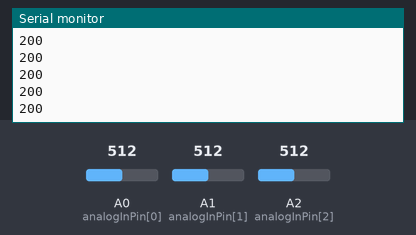
A sketch run on a simulated Arduino Uno, built with avr-gcc and run on an emulated ATmega328P. Shown: the last lines printed to the serial monitor. The test bench sets the inputs (shaded band); at power-on: A0 (analogInPin[0]) = 512, A1 (analogInPin[1]) = 512, A2 (analogInPin[2]) = 512. The local clock reads 2024-03-15 10:24:30 at power-on unless the sketch sets it.

Above: at 1.2 s.
1.3 s: A0 (analogInPin[0]) set to 716
At 1.8 s:
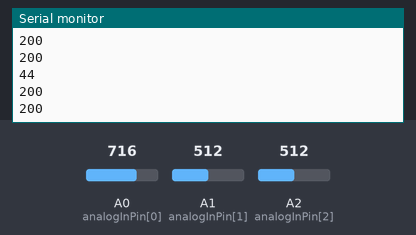
2.8 s: A1 (analogInPin[1]) set to 306
At 3.6 s:
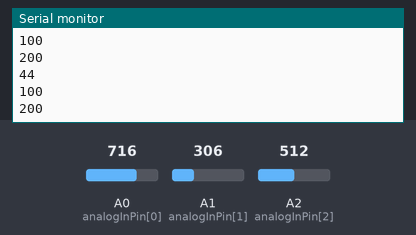
4.3 s: A2 (analogInPin[2]) set to 900
At 4.8 s:
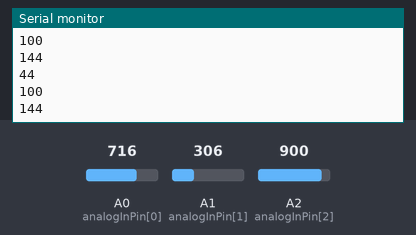
5.8 s: A1 (analogInPin[1]) set to 122
At 6.3 s:
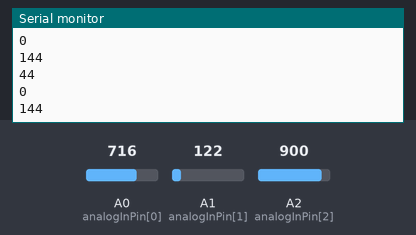
7.3 s: A0 (analogInPin[0]) set to 900
At 8.1 s:
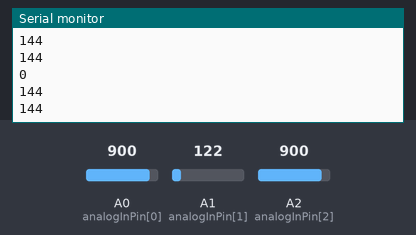
Timing chart, 0 to 9.8 s (numbered marks = the images above; inputs shaded):
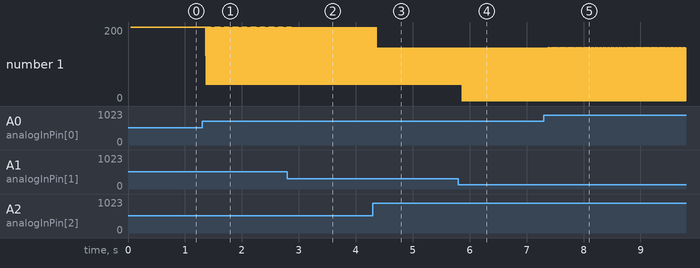

Measured:
- after the input at 1.3 s, the serial monitor: prints a new line after 0.07 s (image 1)
- after the input at 2.8 s, the serial monitor: prints a new line after 0.08 s (image 2)
- after the input at 4.3 s, the serial monitor: prints a new line after 0.08 s (image 3)
- after the input at 5.8 s, the serial monitor: prints a new line after 0.07 s (image 4)
- plotted number 1: 44 → 0 after the input at 5.8 s, 0 → 1 after the input at 7.3 s

The sketch:

main.ino
```cpp
/*

   SD card attached to SPI bus as follows:
 ** MOSI - pin 11
 ** MISO - pin 12
 ** CLK - pin 13
 ** CS - pin 4 (for MKRZero SD: SDCARD_SS_PIN)

/*******
 *  Version Control
 *  25-Feb-2020  Srinivas
 *  -------------------------
 *  main.h
 *  CALLED LoadMotorState in main - setup to power mtr after power cut
 *  CALLED loadLocalMotorState in main - loop to power mtr after power cut
 *  --------------------------
 *  motor_control.h
 *  ADDED eeprom.h to write and read motor sts
 *  ADDED checkMotorState, LoadMotorState, loadLocalMotorState to satisy mtr power state after powercut
*******/

#include"main.h"
String data;

RtcDateTime now;

void setup()
{
  #ifdef DEBUG
    Serial.begin(9600);
    Serial.println("Serial Test");
  #endif

  Rtc.Begin();

  #ifdef DEBUG
    Serial.println("After RTC begin");
  #endif
  SDInit();

  #ifdef DEBUG
    Serial.println("after SD init");
  #endif
}


void loop()
{
  uint8_t temperature[3]={0};

  readTemperature(temperature);

  now = Rtc.GetDateTime();
  storeDataToSD(temperature,now);
}

void readTemperature(uint8_t *tempArrPtr)
{
  uint8_t i = 0;
  uint16_t tempData = 0;
  uint8_t temperature = 0;
  const int analogInPin[3] = {A0, A1, A2};

  for(i = 0; i<3; i++)
  {
    tempData = analogRead(analogInPin[i]);
    temperature = ((tempData*5)/1024)*100;
    *(tempArrPtr + i) = temperature;
    #ifdef DEBUG
      Serial.println(temperature);
    #endif
  }
  #ifdef DEBUG
    Serial.println("");
  #endif
 }
```

SD_control.h
```cpp
#include <SPI.h>
#include <SD.h>
#include <RtcDS3231.h>
#include<arduino.h>
#include<Wire.h>

#define __SDCONTROL 1


#define CS_PIN 4 //change the pin correctly


void SDInit();
int storeDataToSD(uint8_t *temperaturePtr, RtcDateTime now);
```

main.h
```cpp
#ifndef __SDCONTROL
  #include"SD_control.h"
#endif

#include"config.h"

#include <RtcDS3231.h>
#include<Wire.h>

RtcDS3231<TwoWire> Rtc(Wire);
```

config.h
```cpp
#define DEBUG 1
```
